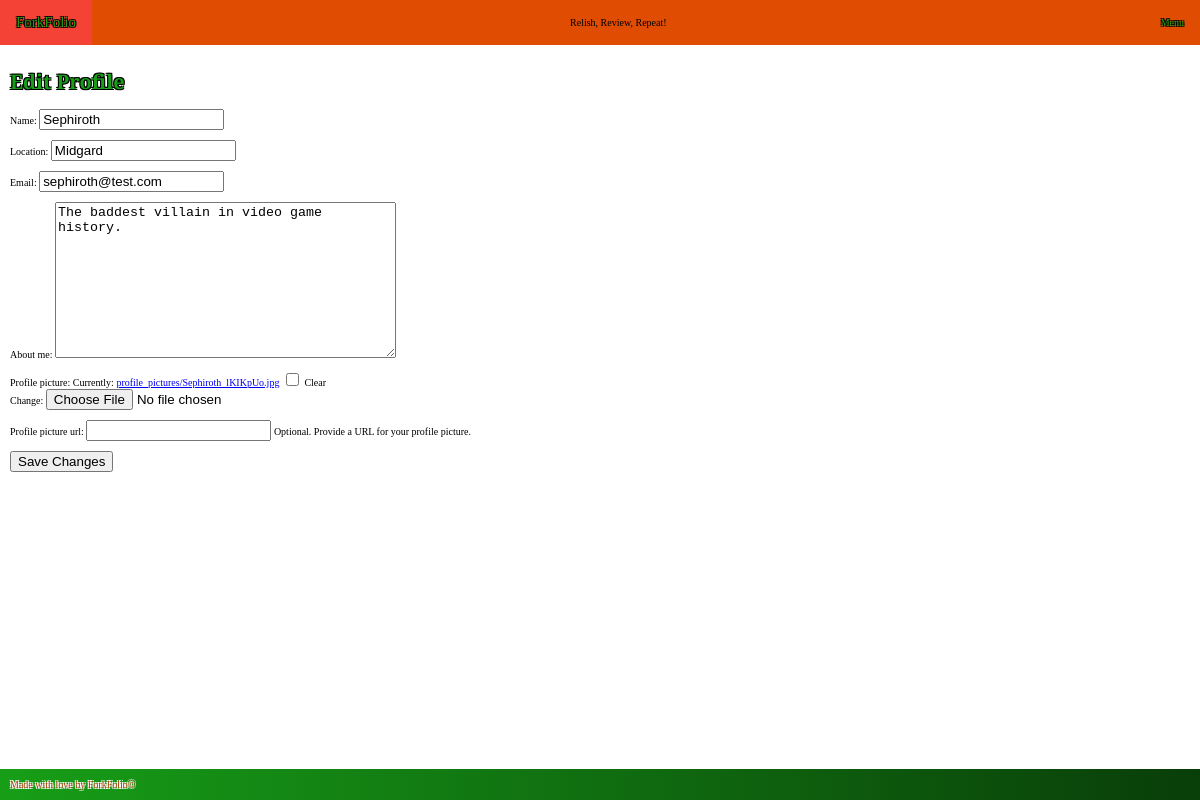
/recipes/profile/edit/ (signed in), run on the app's committed database.
### recipes/models.py (models this page shows, shortened)
class Profile(models.Model):
    user = models.OneToOneField(User, on_delete=models.CASCADE)
    name = models.CharField(max_length=100, blank=True)
    location = models.CharField(max_length=100, blank=True)
    email = models.EmailField(blank=True)
    about_me = models.TextField(blank=True)
    profile_picture = models.ImageField(upload_to='profile_pictures/', blank=True, null=True)
    profile_picture_url = models.URLField(blank=True, null=True)

### recipes/views.py (the view)
# urls.py: path("profile/edit/", profile_edit, name="profile_edit"),
@login_required
def profile_edit(request):
    if request.user != request.user.profile.user:
        return HttpResponseForbidden("You are not allowed to edit this profile!")
    profile = get_object_or_404(Profile, user=request.user)
    if request.method == 'POST':
        form = ProfileForm(request.POST, request.FILES, instance=profile)
        if form.is_valid():
            profile = form.save(commit=False)
            if 'profile_picture' in request.FILES:
                profile.profile_picture = request.FILES['profile_picture']
            if form.cleaned_data['profile_picture_url']:
                profile.profile_picture_url = form.cleaned_data['profile_picture_url']
            profile.save()
            return redirect('user_profile', username=request.user.username)
    else:
        form = ProfileForm(instance=profile)
    return render(request, 'recipes/profile_edit.html', {'form': form})

### recipes/forms.py (shortened to what this page needs)
class ProfileForm(ModelForm):
    profile_picture = ImageField(required=False)
    profile_picture_url = URLField(required=False, help_text='Optional. Provide a URL for your profile picture.')
    class Meta:
        model = Profile
        fields = ['name', 'location', 'email', 'about_me', 'profile_picture', 'profile_picture_url']

### recipes/templates/recipes/profile_edit.html (shortened to what this page needs)
{% extends 'base.html' %}
{% block content %}
  <h1>Edit Profile</h1>
  <form method="post" enctype="multipart/form-data">
    {{ form.as_p }}
    <button type="submit">Save Changes</button>
  </form>
{% endblock %}

### recipes/static/css/recipes.css (style rules this page uses)
html { height: 100%; }
body { opacity: 0; transition: opacity 0.5s ease-in-out; margin: 0; padding: 0; font-size: 10px; display: flex; flex-direction: column; min-height: 100vh; font-family: 'Alfa Slab One'; }
body.fade-in { opacity: 1; }
h1 { letter-spacing: 0px; color: #179e17; text-shadow: -1px -1px 0 black, 1px -1px 0 black, -1px 1px 0 black, 1px 1px 0 black; }
label { cursor: pointer; }

### data on the page
Profile: name "Sephiroth", location "Midgard", email "sephiroth@test.com", about_me "The baddest villain in video game history."
